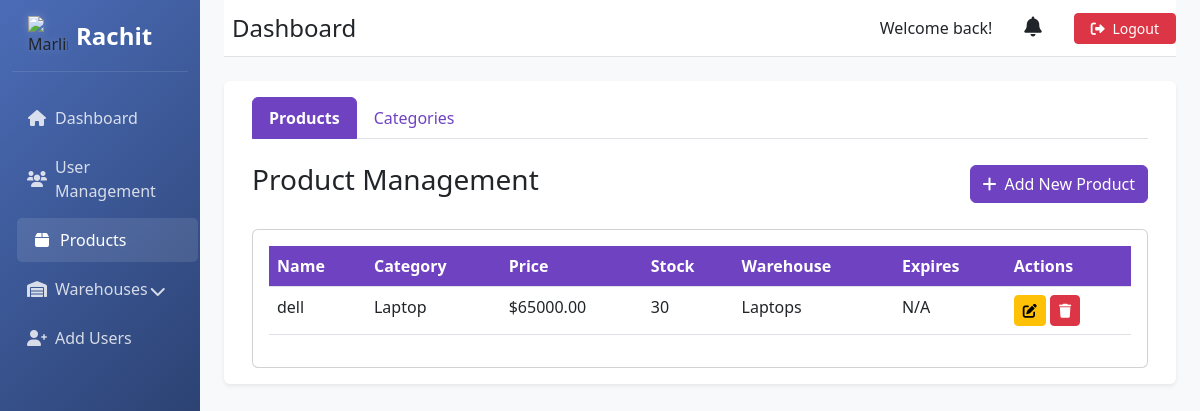
Page /product_management/ (signed in) on the earlier database version.
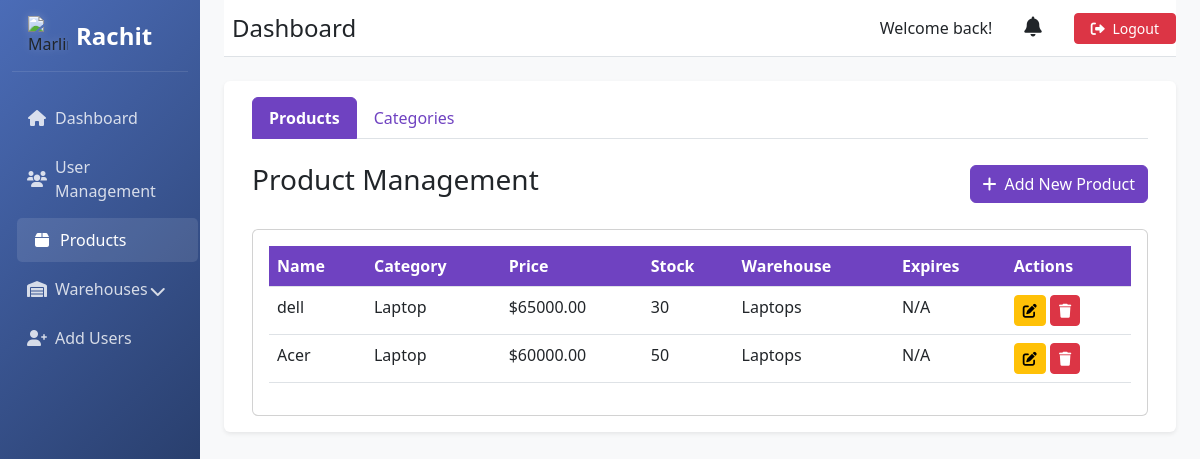
Same page on the later database version.
### Inventory/models.py (models this page shows, shortened)
class Product(models.Model):
    name = models.CharField(max_length=200)
    category = models.ForeignKey(Category, on_delete=models.CASCADE)
    warehouse = models.ForeignKey(Warehouse, on_delete=models.SET_NULL, null=True)
    price = models.DecimalField(max_digits=10, decimal_places=2)
    stock = models.IntegerField(default=0)
    description = models.TextField()
    expires = models.DateTimeField(null=True, blank=True)
    min_stock = models.IntegerField(default=10)
    created_at = models.DateTimeField(auto_now_add=True)
    updated_at = models.DateTimeField(auto_now=True)

class Category(models.Model):
    name = models.CharField(max_length=100)
    description = models.TextField(null=True, blank=True)
    expires = models.BooleanField(default=False, help_text='Whether products in this category expire')
    created_at = models.DateTimeField(auto_now_add=True)
    updated_at = models.DateTimeField(auto_now=True)
    class Meta:
        verbose_name_plural = "Categories"
        ordering = ['name']
    def __str__(self):
        return self.name

### user/models.py (models this page shows, shortened)
class Warehouse(models.Model):
    name = models.CharField(max_length=255)
    location = models.CharField(max_length=255)
    manager = models.OneToOneField('CustomUser', on_delete=models.SET_NULL, null=True, blank=True, related_name='managed_warehouse')
    handles_expiring = models.BooleanField(default=False)

### user/views.py (the view, shortened to what this page needs)
# urls.py: path('product_management/', views.product_management, name='product_management'),  # Product management (Admin)
@login_required
def product_management(request):
    if request.user.role != 'admin':
        return HttpResponseForbidden("You are not authorized to view this page")
    products = Product.objects.all().select_related('warehouse')
    categories = Category.objects.all()
    warehouses = Warehouse.objects.all()
    context = {
        'products': products,
        'categories': categories,
        'warehouses': warehouses,
        'form': ProductForm()
    }
    return render(request, 'product_management.html', context)

### user/models.py (called while the page is built)
    @property
    def unread_notifications_count(self):
        return self.notifications.filter(is_read=False).count()

### templates/product_management.html (shortened to what the changed rows need)
{% extends 'base_dashboard.html' %}
{% block content %}
<div class="container-fluid">
    <div class="tab-content">
        <div class="tab-pane fade show active" id="products">
            <div class="d-flex justify-content-between align-items-center mb-4">
                <h1 class="h3">Product Management</h1>
            </div>
            <div class="card">
                <div class="card-body">
                    <div class="table-responsive">
                        <table class="table table-hover">
                            <thead>
                                <tr>
                                    <th>Name</th>
                                    <th>Category</th>
                                    <th>Price</th>
                                    <th>Stock</th>
                                    <th>Warehouse</th>
                                    <th>Expires</th>
                                    <th>Actions</th>
                                </tr>
                            </thead>
                            <tbody>
                                {% for product in products %}
                                <tr>
                                    <td>{{ product.name }}</td>
                                    <td>{{ product.category.name }}</td>
                                    <td>${{ product.price }}</td>
                                    <td>{{ product.stock }}</td>
                                    <td>{{ product.warehouse.name }}</td>
                                    <td>{{ product.expires|default:"N/A" }}</td>
                                    <td>
                                        <button class="btn btn-sm btn-warning edit-product"
                                                data-id="{{ product.id }}"
                                                data-bs-toggle="modal"
                                                data-bs-target="#editProductModal">
                                            <i class="fas fa-edit"></i>
                                        </button>
                                        <form method="POST" action="{% url 'delete_product' product.id %}" style="display: inline;">
                                            <button type="submit" class="btn btn-sm btn-danger"
                                                    onclick="return confirm('Are you sure you want to delete this product?')">
                                                <i class="fas fa-trash"></i>
                                            </button>
                                        </form>
                                    </td>
                                </tr>
                                {% endfor %}
                            </tbody>
                        </table>
                    </div>
                </div>
            </div>
        </div>
    </div>
</div>
{% endblock %}

Differences in the rows shown:
added Product: name "Acer", category.name "Laptop", price "60000.00", stock "50", warehouse.name "Laptops", expires "N/A"
